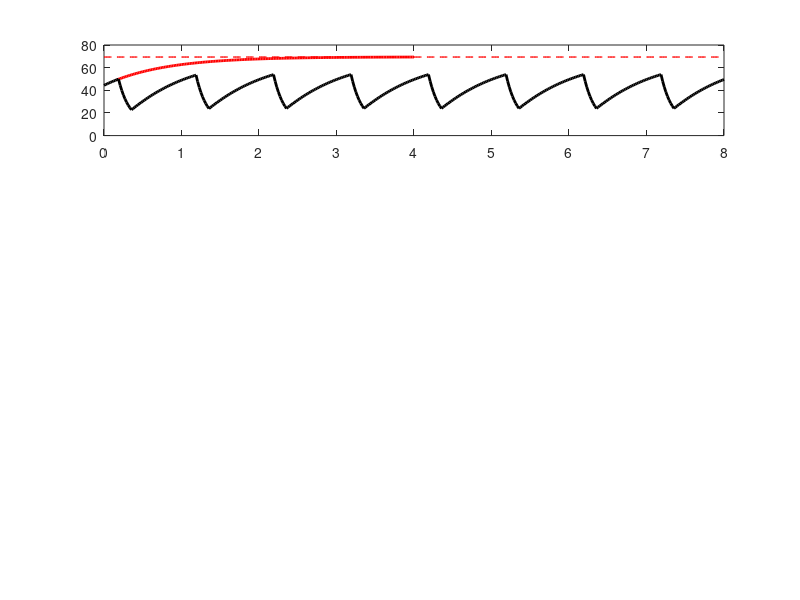

Recreate this plot in MATLAB. (Note: this script raises an error after producing the figure.)
% Parameters
mu_s = 596.4;
mu_w = 869.5;
chi_s = 4.2;
chi_w = 18.18;
Kd1 = 1;  % nM
Kd2 = 100;  % nM
gamma = 0.9677;
lambda = 291;  % hours
R2u = 300;  % nM (approximately R2,tot since Kd2 is large)
T = 4; % time asleep per day
t0 = 11; % baseline sleep ends at 11am (4am + 7h)
dt = 0.5;
time = t0:dt:(24*8)+t0;

% Initial condition, A_tot,w(0) given by (24)
initial_value_Atot_t0 = (mu_s*(1-exp(-T/chi_s)) + mu_w*exp(-T/chi_s)*(1-exp((T-24)/chi_w))) / ...
                        (1-exp((T-24)/chi_w-(T/chi_s)));


%% Figure 2B: Calculate Atot 

% Acute sleep restriction condition (red)
Atot_acute = zeros(size(time));
initial_value_Atot_w1= mu_w + (initial_value_Atot_t0 - mu_w)*exp(-t0/chi_w); % The simulation starts at T+7 hours of sleep=11
for i = 1:length(time)
    if time(i) <= 107  % 4 days of continuous wake
        Atot_acute(i) = mu_w + (initial_value_Atot_t0 - mu_w)*exp(-time(i)/chi_w);
    end
end

% Chronic sleep restriction condition (black)
Atot_chronic = zeros(size(time));

for i = 1:length(time)
    day_time = mod(time(i), 24);
    
    % Sleep period: 16:00 to 16+T (4pm to 8pm in terms of day_time)
    if day_time >= 16 && day_time < 16 + T
        % We're in a sleep period
        if i == 1
            % First time point
            initial_s = initial_value_Atot_w1;
        else
       
          initial_s = Atot_chronic(i-1);

        end
        
        % Time elapsed in current sleep period
        time_in_sleep = day_time - 16;
        
        % Calculate Atot using previous value and time step
        if i > 1
            % Here we use forward euler integration to calulate next step 
            % A(t+dt) ≈ A(t) + dt*(mu - A(t))/chi = mu + (A(t) - mu)*(1 - dt/chi)
            Atot_chronic(i) = mu_s + (Atot_chronic(i-1) - mu_s)*(1 - dt/chi_s);
        else
            Atot_chronic(i) = mu_s + (initial_s - mu_s)*exp(-time_in_sleep/chi_s);
        end
        
    else
        % We're in a wake period
        if i == 1
            % First time point (awake)
            Atot_chronic(i) = initial_value_Atot_w1;
        else
                initial_w = Atot_chronic(i-1);
          
            % Use Euler integration to ensure continuity
            Atot_chronic(i) = mu_w + (Atot_chronic(i-1) - mu_w)*(1 - dt/chi_w);
        end
    end
end

Atot_acute_end = Atot_acute(time == 107) * ones(size(time));

%% Figure 2A: Calculate Au
beta = R2u/(R2u + Kd2);
R1tot_approx = 600;  % Approximate for Au calculation

Au_acute = zeros(size(Atot_acute));
Au_chronic = zeros(size(Atot_chronic));

for i = 1:length(time)
    % For acute
    if Atot_acute(i) > 0
        % Equation 11 to calculate R1b
        A1b_temp = 0.5*(Atot_acute(i) + R1tot_approx + Kd1/(1-beta) - ...
            sqrt((Atot_acute(i) + R1tot_approx + Kd1/(1-beta))^2 - 4*Atot_acute(i)*R1tot_approx)); 
        % Au=(1-beta)*(Atot-A1b)
        Au_acute(i) = (1-beta)*(Atot_acute(i) - A1b_temp); % Can use a constant value of R1tot here since occuring on fast timescale where R1tot willl be approx constant
    end
    
    % For chronic
    if Atot_chronic(i) > 0
        A1b_temp = 0.5*(Atot_chronic(i) + R1tot_approx + Kd1/(1-beta) - ...
            sqrt((Atot_chronic(i) + R1tot_approx + Kd1/(1-beta))^2 - 4*Atot_chronic(i)*R1tot_approx));
        Au_chronic(i) = (1-beta)*(Atot_chronic(i) - A1b_temp);
    end
end

Au_acute_end = Au_acute(time-11 == 96) * ones(size(time));


%% Figure 2C & 2D: Calculate R1b and R1tot


% Acute sleep deprivation
R1tot_acute = zeros(size(time));
R1b_acute = zeros(size(time));
R1tot_acute(1) = 585.5;  % Initial value guess

for i = 1:length(time)
    % Calculate R1b from Equation 11
    R1b_acute(i) = 0.5*(Atot_acute(i) + R1tot_acute(i) + Kd1/(1-beta) - ...
        sqrt((Atot_acute(i) + R1tot_acute(i) + Kd1/(1-beta))^2 - 4*Atot_acute(i)*R1tot_acute(i)));
    
    % Update R1tot using Equation 10
    dR1tot = (R1b_acute(i) - gamma*R1tot_acute(i))/lambda;
    R1tot_acute(i+1) = R1tot_acute(i) + dR1tot*dt;
   R1tot_acute = R1tot_acute(1:length(time));

end

% Chronic sleep restriction
R1tot_chronic = zeros(size(time));
R1b_chronic = zeros(size(time));
R1tot_chronic(1) = 585.5;

for i = 1:length(time)
    R1b_chronic(i) = 0.5*(Atot_chronic(i) + R1tot_chronic(i) + Kd1/(1-beta) - ...
        sqrt((Atot_chronic(i) + R1tot_chronic(i) + Kd1/(1-beta))^2 - 4*Atot_chronic(i)*R1tot_chronic(i)));
    
    dR1tot = (R1b_chronic(i) - gamma*R1tot_chronic(i))/lambda;
    R1tot_chronic(i+1) = R1tot_chronic(i) + dR1tot*dt;
R1tot_chronic = R1tot_chronic(1:length(time));
  
end

R1b_acute_end = R1b_acute(time -11 == 96) * ones(size(time));
R1tot_acute_end = R1tot_acute(time -11 == 96) * ones(size(time));

%% Figure of A_2B
R2b_acute = zeros(size(time));
R2b_chronic = zeros(size(time));
for i=1:length(time)
    R2b_acute(i)=Au_acute(i)*(beta/(1-beta));
    R2b_chronic(i)=Au_chronic(i)*(beta/(1-beta));
end 
%% Sleep drive calculation

%Parameters
a=3.25;
omega=2*pi/24;
phi=7.95;
p_max=60;
D_mid=583.2;
D_s=5.872;
D_wake= 555.4;
D_sleep=572.7;

% D= R1b + a*cos(omega*(t-phi))

 D_acute=zeros(size(time));
 D_chronic=zeros(size(time));
 p_acute=zeros(size(time));
p_chronic=zeros(size(time));
for i=1:length(time)
    D_acute(i)= R1b_acute(i) + a*cos(omega*(time(i)-phi));
    D_chronic(i)= R1b_chronic(i) + a*cos(omega*(time(i)-phi));
end 


%% Performance calculation
for i=1:length(time)
    p_acute(i)=p_max/(1+exp((D_mid-D_acute(i))/D_s));
    p_chronic(i)=p_max/(1+exp((D_mid-D_chronic(i))/D_s));
end 





%% Plotting

% Create separate figures for each plot
% Figure for Unbound Adenosine Concentration
figure('Units','normalized','Position',[0.2 0.1 0.6 0.8]);
subplot(4,1,1)
plot((time(time >= 15 & time -11 <= 96)-11)/24, Au_acute(time >= 15 & time -11 <= 96), 'r', 'LineWidth', 2);
hold on 
plot((time(time>=11)-11)/24, Au_chronic(time>=11), 'k', 'LineWidth', 2);
hold on
plot((time-11)/24, Au_acute_end, 'r --', 'LineWidth', 1);
ylim([0, 80]);
yticks(0:20:80)
xlim([0 8]);
% Hide x-axis tick labels but keep tick marks visible for vertical grid lines
xticks(0:1:8);            
ax = gca;
ax.XTickLabel = [];      % remove tick labels
ax.XGrid = 'on';         % enable vertical grid lines
ax.GridLineStyle = '-';
ax.GridColor = [0.15 0.15 0.15];
ax.GridAlpha = 0.15;
ylabel('A_{u} (nM)', 'FontSize', 40);
grid on;
set(gca, 'FontSize', 40); % Set font size for x and y ticks
text(0.1, 71, 'A', 'FontSize', 40, 'FontWeight', 'bold', 'Color', 'k');
% Figure for Total Adenosine Concentration

subplot(4,1,2)
plot((time(time >= 15 & time <= 107)-11)/24, Atot_acute(time >= 15 & time <= 107), 'r', 'LineWidth', 2);
hold on
plot((time(time>=11)-11)/24, Atot_chronic(time>=11), 'k', 'LineWidth', 2);
hold on
plot((time-11)/24, Atot_acute_end, 'r --', 'LineWidth', 1);
ylim([600, 900]);
xlim([0 8]);
ylabel('A_{tot} (nM)', 'FontSize', 40);
xticks(0:1:8);            
ax = gca;
ax.XTickLabel = [];      % remove tick labels
ax.XGrid = 'on';         % enable vertical grid lines
ax.GridLineStyle = '-';
ax.GridColor = [0.15 0.15 0.15];
ax.GridAlpha = 0.15;
grid on;
set(gca, 'FontSize', 40); % Set font size for x and y ticks
text(0.1, 866, 'B', 'FontSize', 40, 'FontWeight', 'bold', 'Color', 'k');

subplot(4,1,3)
plot((time(time >= 15 & time <= 107)-11)/24, R1b_acute(time >= 15 & time <= 107), 'r', 'LineWidth', 2);
hold on
plot((time(time>=11)-11)/24, R1b_chronic(time>=11), 'k', 'LineWidth', 2);
hold on 
plot((time-11)/24, R1b_acute_end, 'r --', 'LineWidth', 1);
ylim([560, 590]);
xlim([0 8]);
ylabel('R_{1,b} (nM)', 'FontSize', 30);
xticks(0:1:8);            
ax = gca;
ax.XTickLabel = [];      % remove tick labels
ax.XGrid = 'on';         % enable vertical grid lines
ax.GridLineStyle = '-';
ax.GridColor = [0.15 0.15 0.15];
ax.GridAlpha = 0.15;
grid on;
set(gca, 'FontSize', 40); % Set font size for x and y ticks
text(0.1, 586, 'C', 'FontSize', 40, 'FontWeight', 'bold', 'Color', 'k');

% Figure for Total Adenosine Receptor Concentration
subplot(4,1,4)
plot((time(time >= 15 & time <= 107)-11)/24, R1tot_acute(time >= 15 & time <= 107), 'r', 'LineWidth', 2);
hold on
plot((time(time>=11)-11)/24, R1tot_chronic(time>=11), 'k', 'LineWidth', 2);
hold on 
plot((time-11)/24, R1tot_acute_end, 'r --', 'LineWidth', 1);
ylim([585, 590]);
xlim([0 8]);
xlabel('Time (days)', 'FontSize', 40);
ylabel('R_{1,tot} (nM)', 'FontSize', 40);
xticks(0:1:8);            
ax = gca;
ax.XGrid = 'on';         % enable vertical grid lines
ax.GridLineStyle = '-';
ax.GridColor = [0.15 0.15 0.15];
ax.GridAlpha = 0.15;
legend('0 hours time in bed ','4 hours time in bed','Location','southeast','Fontsize',30)
grid on;
set(gca, 'FontSize', 40); % Set font size for x and y ticks
text(0.1, 589.4, 'D', 'FontSize', 40, 'FontWeight', 'bold', 'Color', 'k');
